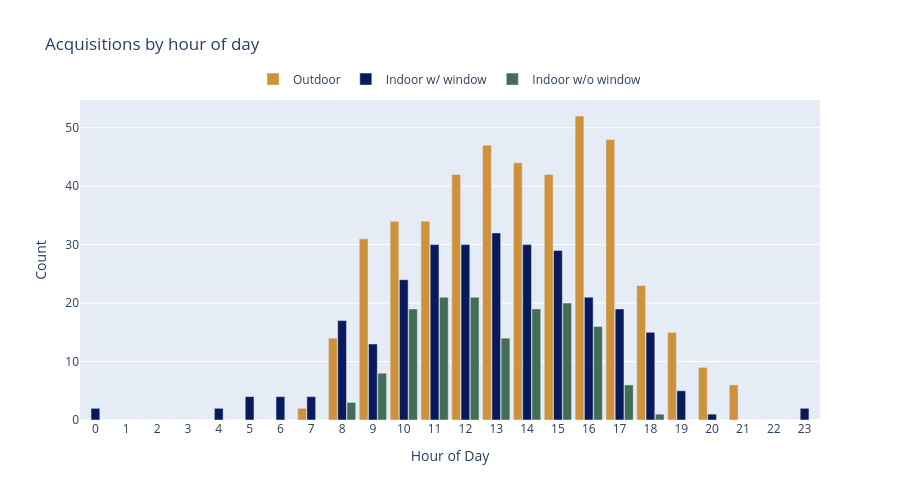

Write notebook code for a chart like this one.
### Code cell
meta_df = meta_df.copy()
meta_df["hour"] = pd.to_numeric(meta_df["hour"], errors="coerce").astype("Int64")
meta_df = meta_df.dropna(subset=["hour", "view"])
meta_df["hour"] = meta_df["hour"].astype(int).clip(0, 23)

hour_counts = (
    meta_df.groupby(["hour", "view"])
           .size()
           .reset_index(name="count")
)

hours = pd.Index(range(24), name="hour")
views = pd.Index([v for v in VIEW_COLORS if v in meta_df["view"].unique()], name="view")
full = (
    pd.MultiIndex.from_product([hours, views], names=["hour", "view"])
    .to_frame(index=False)
)
hour_counts = (
    full.merge(hour_counts, on=["hour", "view"], how="left")
        .fillna({"count": 0})
)
hour_counts["count"] = hour_counts["count"].astype(int)

fig = px.bar(
    hour_counts,
    x="hour", y="count",
    color="view",
    barmode="group",
    color_discrete_map=VIEW_COLORS,
    title="Acquisitions by hour of day"
)

fig.update_layout(
    xaxis=dict(dtick=1, title="Hour of Day"),
    yaxis_title="Count",
    bargap=0.1,
    bargroupgap=0.05,
    legend_title="",
    legend=dict(orientation="h", yanchor="bottom", y=1.02, xanchor="center", x=0.5),
    height=500,
)

fig.show()

fig.write_html("../assets/plots/hour_by_view.html", include_plotlyjs="cdn", full_html=False)

### Figure 1 — Plotly figure (JSON) as saved in the notebook; plotly's stock layout.template omitted (floating-point values rounded to 4 significant figures)
{"data": [{"alignmentgroup": "True", "hovertemplate": "view=Outdoor<br>hour=%{x}<br>count=%{y}<extra></extra>", "legendgroup": "Outdoor", "marker": {"color": "#CD923B", "pattern": {"shape": ""}}, "name": "Outdoor", "offsetgroup": "Outdoor", "orientation": "v", "showlegend": true, "textposition": "auto", "type": "bar", "x": [0, 1, 2, 3, 4, 5, 6, 7, 8, 9, 10, 11, 12, 13, 14, 15, 16, 17, 18, 19, 20, 21, 22, 23], "xaxis": "x", "y": [0, 0, 0, 0, 0, 0, 0, 2, 14, 31, 34, 34, 42, 47, 44, 42, 52, 48, 23, 15, 9, 6, 0, 0], "yaxis": "y"}, {"alignmentgroup": "True", "hovertemplate": "view=Indoor w/ window<br>hour=%{x}<br>count=%{y}<extra></extra>", "legendgroup": "Indoor w/ window", "marker": {"color": "#081A5B", "pattern": {"shape": ""}}, "name": "Indoor w/ window", "offsetgroup": "Indoor w/ window", "orientation": "v", "showlegend": true, "textposition": "auto", "type": "bar", "x": [0, 1, 2, 3, 4, 5, 6, 7, 8, 9, 10, 11, 12, 13, 14, 15, 16, 17, 18, 19, 20, 21, 22, 23], "xaxis": "x", "y": [2, 0, 0, 0, 2, 4, 4, 4, 17, 13, 24, 30, 30, 32, 30, 29, 21, 19, 15, 5, 1, 0, 0, 2], "yaxis": "y"}, {"alignmentgroup": "True", "hovertemplate": "view=Indoor w/o window<br>hour=%{x}<br>count=%{y}<extra></extra>", "legendgroup": "Indoor w/o window", "marker": {"color": "#426E56", "pattern": {"shape": ""}}, "name": "Indoor w/o window", "offsetgroup": "Indoor w/o window", "orientation": "v", "showlegend": true, "textposition": "auto", "type": "bar", "x": [0, 1, 2, 3, 4, 5, 6, 7, 8, 9, 10, 11, 12, 13, 14, 15, 16, 17, 18, 19, 20, 21, 22, 23], "xaxis": "x", "y": [0, 0, 0, 0, 0, 0, 0, 0, 3, 8, 19, 21, 21, 14, 19, 20, 16, 6, 1, 0, 0, 0, 0, 0], "yaxis": "y"}], "layout": {"bargap": 0.1, "bargroupgap": 0.05, "barmode": "group", "height": 500, "legend": {"orientation": "h", "title": {"text": ""}, "tracegroupgap": 0, "x": 0.5, "xanchor": "center", "y": 1.02, "yanchor": "bottom"}, "title": {"text": "Acquisitions by hour of day"}, "xaxis": {"anchor": "y", "domain": [0, 1], "dtick": 1, "title": {"text": "Hour of Day"}}, "yaxis": {"anchor": "x", "domain": [0, 1], "title": {"text": "Count"}}}}
